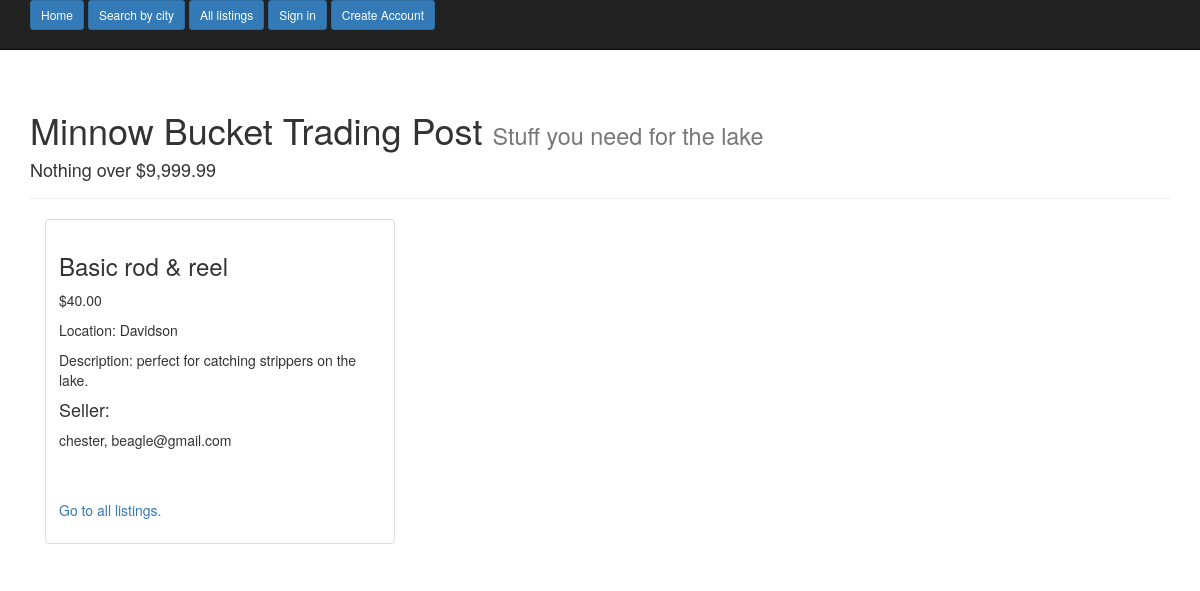
Before: /detail/21/ with the older database file.
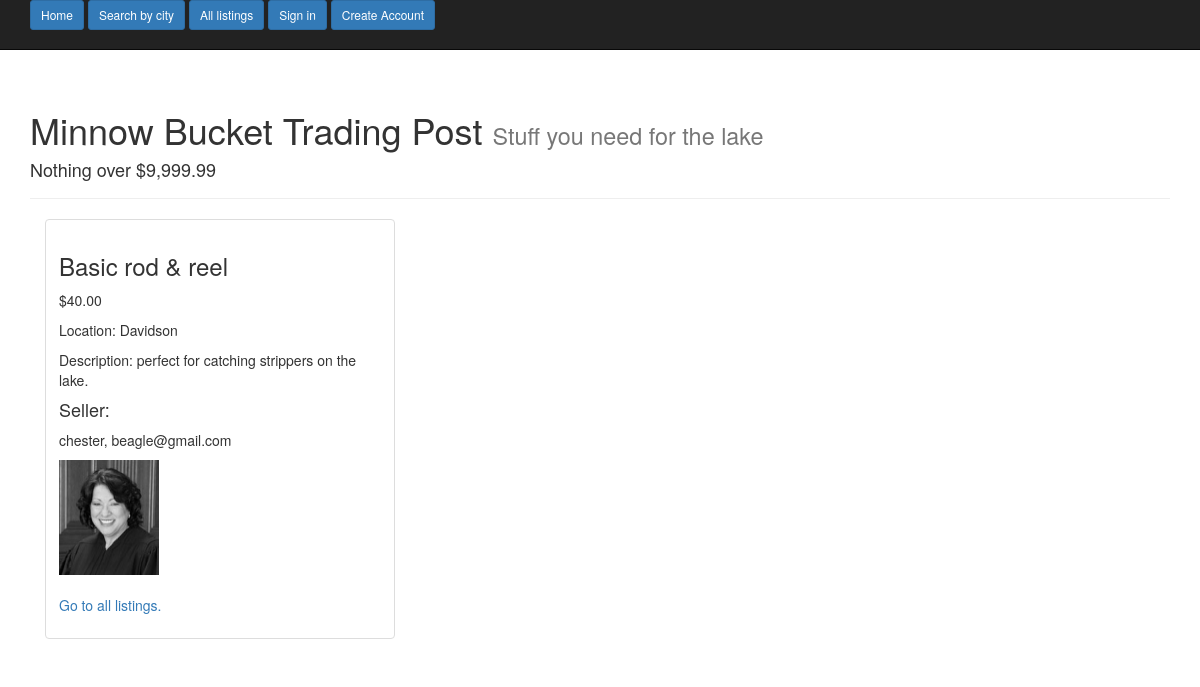
After: the same page with the newer database file.
### main_app/models.py (models this page shows, shortened)
class Listing(models.Model):
    title = models.CharField(max_length=40)
    description = models.TextField()
    price = models.DecimalField(max_digits=6, decimal_places=2)
    photo = models.ImageField(upload_to='listing_photos', null=True, blank=True, verbose_name='Upload a photo')
    city = models.ForeignKey(Location)
    seller = models.ForeignKey(User)
    created = models.DateTimeField(auto_now_add=True)
    pick_category = models.ForeignKey(Category)
    class Meta:
        ordering = ['-created']
    @property
    def photo_url(self):
        if self.photo:
            return self.photo.url
        return 'http://sport.ngmnexpo.com/cliparts/2015/02/1344144.jpg'

class Location(models.Model):
    city_choice = models.CharField(max_length=20)
    def __str__(self):
        return self.city_choice

class TraderProfile(models.Model):
    user = models.OneToOneField('auth.User')
    preferred_location = models.ForeignKey(Location, null=True, blank=True)
    primary_category = models.ForeignKey(Category, null=True, blank=True)
    email_address = models.EmailField(max_length=45, null=True, blank=True)
    logo = models.ImageField(upload_to='logo_images', null=True, blank=True, verbose_name='Upload a logo')
    @property
    def logo_url(self):
        if self.logo:
            return self.logo.url
        return 'http://static.tumblr.com/e7snt83/tU6m7t07k/pirate_patch2.jpg'

### main_app/views.py (the view)
# urls.py: url(r'^detail/(?P<pk>\d+)/$', ListDetailView.as_view(), name='list_detail_view'),
class ListDetailView(DetailView):
    model = Listing
    def get_queryset(self, **kwargs):
        listing_id = self.kwargs.get('pk', None)
        return Listing.objects.filter(pk=listing_id)

### templates/main_app/listing_detail.html (shortened to what this page needs)
{% extends "base.html" %}
{% block content %}
<div class="col-sm-6 col-md-4">
    <div class="thumbnail">
      <div class="caption">
        <h3>{{ object.title }}</h3>
        <p>${{ object.price }}</p>
        <p>Location: {{ object.city }}</p>
        <p>Description: {{ object.description }}</p>
        <h4>Seller:</h4>
        <p> {{ object.seller }}, {{ object.seller.traderprofile.email_address }}</p>
        <img class='logo' src="{{ object.seller.traderprofile.logo_url }}" alt="" />
        <br>
        <br>
        <p><a href="{% url 'full_list_view' %}">Go to all listings.</a></p>
      </div>
    </div>
  </div>
{% endblock %}

Changed rows visible on the page:
changed through a linked row, Listing "Basic rod & reel": seller.traderprofile.logo_url: picture added
